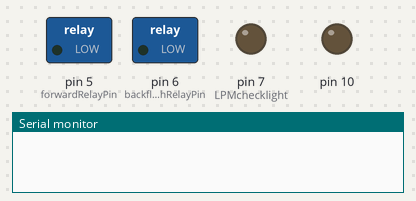
Bench run of a sketch on a simulated Arduino Uno, built with avr-gcc and run on an emulated ATmega328P. On the bench: switched loads named in the sketch (green lamp = pin HIGH), output pins drawn as LEDs (lit = HIGH), the last lines printed to the serial monitor. The local clock reads 2024-03-15 10:24:30 at power-on unless the sketch sets it; storage starts empty; raw I2C reads return 0.

Above: at 0.1 s.
At 3.1 s:
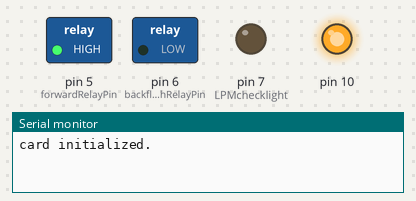
At 8.1 s:
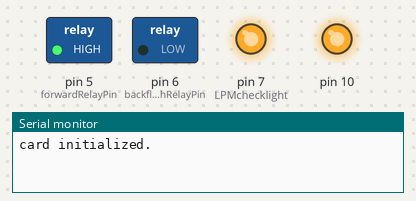
Timing chart, 0 to 9.6 s (numbered marks = the images above):
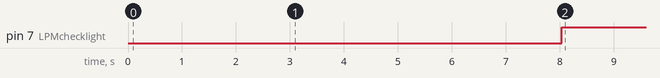

Measured:
- by itself, pin 7 (LPMchecklight): LOW → HIGH at 8.0 s

The sketch:

Sawyer_datalogger_2018.ino
```cpp
/**
* This code is designed to be run on an Arduino Uno with an Adafruit datalogger shield.
* To work properly it should be connected to 4 other, sensor-polling Arudinos via I2C,
* to the forward pump relay via pin 3 and to the backflush relay via pin 4. This will run the
* forward pump for 59 minutes out of the hour and record data on the SD card once per minute.
* Then it wil backflush the system for a minute and record data once per second. This data will
* be inflated by 1000 in order to cast it to an int with precision and then be able to add it to
* the string printed on the SD card. This should be corrected by dividing the output by 1000.
*/


// adjusts how long system backflushes for (in seconds)
int backflushDuration = 60;

// see documentation on unions... allows data to be represented in two ways
union FloatData { //should allow us to access the same data as either a float or an
  byte bytes[4];  //array of 4 bytes, which will allow us to send the floats one byte
  uint32_t fvalue;   //at a time.
} value;

// libraries aka extra code required to call certain functions
// ex: time and wire libraries are needed
// see documentation on what are libraries

//#include <DS1307RTC.h>
#include <SD.h>
#include <Wire.h>
#include <RTClib.h>
#include <TimeLib.h>
#include <SPI.h>

// initializes SD chip
const int chipSelect = 10; // required by SD library

// initialize variables to be used throughout code
int currentMin; // These are used in the control code to keep track of when
int prevMin;    // to pump in which direction.
int currentSec;
int prevSec;
int secCounter = 0;
boolean LPMcheck = false;

// more variables... these will be used in setup
int numMicros = 4; // number of sensor-polling micros
int filtersPerMicro = 6;
int microI2CAdresses[] = {9 , 10 , 11, 12}; // MAKE SURE EACH MICRO HAS ONE OF THESE ADDRESSES
                                            // AND THAT NONE ARE REPEATED
int forwardRelayPin = 5;
int backflushRelayPin = 6;
int LPMchecklight = 7;

String dataToWrite;


#define numBytesRequested (2 * filtersPerMicro * 2) // Two sensors per filter * six filters per micro * 2 bytes
DateTime tNow;
RTC_DS1307 rtc;

void setup() {
    // delay needed to allow full boot? rtc.begin is buggy without delay
    delay(3000);
    // rtc.begin starts real time clock
    rtc.begin();
    Serial.begin(9600);
    // sets digital pins on arduino to variable values
    // see board layout schematics online
    pinMode(10, OUTPUT);
    pinMode(forwardRelayPin, OUTPUT);
    pinMode(backflushRelayPin, OUTPUT);
    pinMode(LPMchecklight, OUTPUT);
    digitalWrite(10, HIGH);
    // checks if SD card is in
    if (!SD.begin(chipSelect))
    {
        Serial.println("Card failed, or not present");
        // don't do anything more:
        return;
    }
    Serial.println("card initialized.");
    // creates an excel sheet (comma seperated values for each cell entry)
    char filename[] = "DATALOG.CSV";
    File logfile = SD.open(filename, FILE_WRITE);
    if (! logfile)
    {
        Serial.println("couldnt create file");
    }
    logfile.close();
    // bug with Wire library requires it to be called a couple times...
    // this is a hack-around fix... should just be one call to begin
    Wire.begin();
    Wire.begin();
    Wire.begin();
    Wire.begin();
    if (! (rtc.begin()))
    {
        Serial.println("RTC failed");
    }
    currentMin = tNow.minute();
    prevMin = currentMin;

    /***You may need to use this line the first time you run***/

    // rtc.adjust(DateTime(__DATE__, __TIME__)); // Used to set RTCC to complile time
    // adjust below to correct date and time when re-uploading or re-starting system
    // rtc.set(now());

    // initializes pump controls, turning forward on and backflush off
    // LPM checklight is initialized at low... this is for LPM functionality
    // as defined in the project reports (flow cannot be below 1 LPM)
    digitalWrite(forwardRelayPin, HIGH);
    digitalWrite(backflushRelayPin, LOW);
    digitalWrite(LPMchecklight, LOW);
}

// loops infinitely, only breaking out for function calls
void loop() {
  dataToWrite = "";
  while(currentMin == prevMin)
  {
    tNow = rtc.now();
    currentMin = tNow.minute();
    delay(5000);
  }

  recordData();
  prevMin = currentMin;

  // adjust when backflush occurs... this logic can be changed relatively easily
  // could be used to backflush at any interval of time
  // may change to backflush once per day
  if (currentMin == 0 || currentMin == 20 || currentMin == 40) {
    backFlush();
  }

  // for some reason data was not being recorded without conditional logic
  // another hack-around...
  if (true) {
    recordData();
  }
}

/*
Creates a string with the micro address, the time, the pressure and flow of each filter
in turn. This string is then written to datalog.csv
*/
void recordData() {
    FloatData value;
    dataToWrite = "";
    LPMcheck = false;
    // runs loop for each slave chip gathering its data
    for(int i = 0; i < numMicros; i++)
    {
      // polls real time clock for time
      tNow = rtc.now();
      dataToWrite.concat(String(microI2CAdresses[i]));
      dataToWrite.concat(",");
      dataToWrite.concat(String(tNow.day()));
      dataToWrite.concat('/');
      dataToWrite.concat(String(tNow.month()));
      dataToWrite.concat('/');
      dataToWrite.concat(String(tNow.year()));
      dataToWrite.concat(" ");
      dataToWrite.concat(String(tNow.hour()));
      dataToWrite.concat(':');
      dataToWrite.concat(String(tNow.minute()));
      dataToWrite.concat(':');
      dataToWrite.concat(String(tNow.second()));

      // makes request to micro at address specified by value at i index
      // in the micro_addresses array. 24 bytes are requested
      // see wire communication master/slave documentation at arduino.com
      Wire.requestFrom(microI2CAdresses[i], numBytesRequested);
      while(Wire.available())
        {
          // data for pressure and flow and written as float values
          // which are also read as 4 bytes (see union comment at top of code)
          // only data from last two bytes is required as two bytes hold values
          // 0 through 256*256... using any more bytes causes failure
          // as wire cannot send more than 32 bytes apparently...
          // 4 slaves * 6 sensors each == 24
            dataToWrite.concat(",");
          for(int i = 0; i < 2; i++) {
              value.bytes[i] = Wire.read();
         }

      // this logic was created to track flow rate of filters...
      // if flow rate drops below roughly 1LPM in any filter,
      // the output pin for LPMchecklight will be placed at 5V
      // this should light an LED
      int tempValue = (int) ((value.bytes[0])+ value.bytes[1]*255);
        if (tempValue < 22 && LPMcheck) {
          digitalWrite(LPMchecklight, HIGH);
        }

      // casts int value to a string so it can be added
      // to dataToWrite variable
      String tempString = String(tempValue);
      dataToWrite.concat(tempString);
      LPMcheck = true;
    }
    dataToWrite.concat("\n");

    // dont know why this logic is here... should be able to just put this
    // all outside the for loop. Leaving it here in case there was a reason
    // the prior class wrote it.

    if (i == (numMicros - 1)) {
      File dataFile = SD.open("datalog.csv", FILE_WRITE);

    // if the file is available, write to it:
    if (dataFile) {
      dataFile.println(dataToWrite);
      dataFile.close();
    }
    // if the file isn't open, pop up an error:
    else {
      Serial.println("non-existent");
    }
  }
    }
}

/*
Backflushes for 60 seconds
*/
void backFlush()
{
  tNow = rtc.now();
  prevSec = 0;
  currentSec = prevSec;
  // initializes pump control pins
  // sets backflush pump to on
  digitalWrite(forwardRelayPin, LOW);
  digitalWrite(backflushRelayPin, HIGH);

  secCounter = 0;

  // loops for duration of backflushDuration
  while(secCounter < backflushDuration) {
   while(currentSec == prevSec) {
    tNow = rtc.now();
    currentSec = tNow.second();
    delay(300);
  }
  prevSec = currentSec;

  secCounter++;
  }

  // once loop has executed for the time specified in backFlush duration
  // resets the forward and backflush pins
  digitalWrite(forwardRelayPin, HIGH);
  digitalWrite(backflushRelayPin, LOW);
}
```
